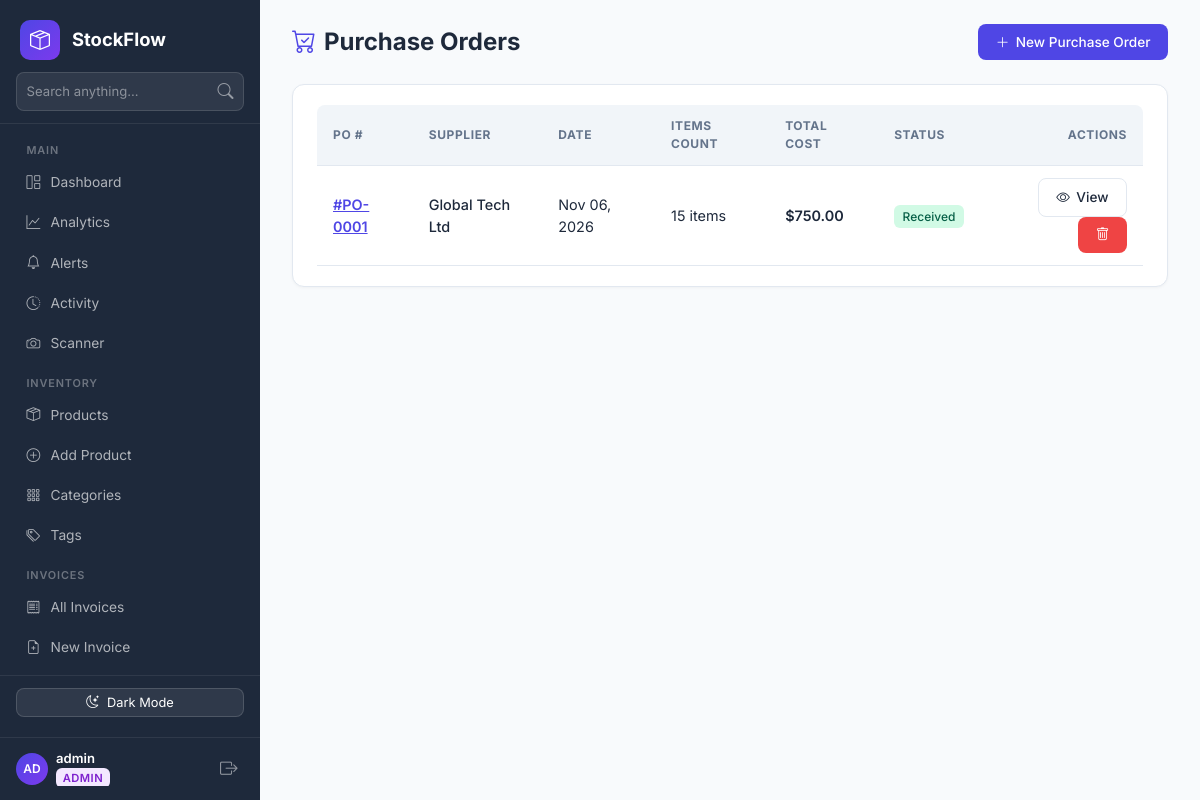
Screenshot of /purchase-orders (signed in) with the database file from the repository.
### app.py (models this page shows, shortened)
class User(db.Model, UserMixin):
    __tablename__ = "user"
    id            = db.Column(db.Integer, primary_key=True)
    username      = db.Column(db.String(80), unique=True, nullable=False)
    email         = db.Column(db.String(120), unique=True, nullable=False)
    password_hash = db.Column(db.String(255), nullable=False)
    role          = db.Column(db.String(20), default='staff')
    created_at    = db.Column(db.DateTime, default=datetime.utcnow)
    is_active     = db.Column(db.Boolean, default=True)
    @property
    def initials(self):
        parts = self.username.strip().split()
        if len(parts) >= 2:
            return (parts[0][0] + parts[1][0]).upper()
        return self.username[:2].upper() if self.username else '?'

class PurchaseOrder(db.Model):
    __tablename__ = "purchase_order"
    id          = db.Column(db.Integer, primary_key=True)
    supplier_id = db.Column(db.Integer, db.ForeignKey('supplier.id'), nullable=False)
    status      = db.Column(db.String(20), default='draft')
    created_at  = db.Column(db.DateTime, default=datetime.utcnow)
    notes       = db.Column(db.Text, nullable=True)
    items       = db.relationship('POItem', backref='purchase_order', lazy=True, cascade="all, delete-orphan")
    @property
    def total_cost(self):
        return sum(item.total_cost for item in self.items)
    @property
    def items_count(self):
        return sum(item.quantity for item in self.items)

class Supplier(db.Model):
    __tablename__ = "supplier"
    id              = db.Column(db.Integer, primary_key=True)
    name            = db.Column(db.String(120), nullable=False)
    email           = db.Column(db.String(120), nullable=True)
    phone           = db.Column(db.String(40),  nullable=True)
    address         = db.Column(db.Text, nullable=True)
    notes           = db.Column(db.Text, nullable=True)
    created_at      = db.Column(db.DateTime, default=datetime.utcnow)
    products        = db.relationship('Product', backref='supplier', lazy=True)
    purchase_orders = db.relationship('PurchaseOrder', backref='supplier', lazy=True, cascade="all, delete-orphan")

class POItem(db.Model):
    __tablename__ = "po_item"
    id         = db.Column(db.Integer, primary_key=True)
    po_id      = db.Column(db.Integer, db.ForeignKey('purchase_order.id'), nullable=False)
    product_id = db.Column(db.Integer, db.ForeignKey('product.id'), nullable=False)
    quantity   = db.Column(db.Integer, nullable=False, default=1)
    unit_cost  = db.Column(db.Float, nullable=False, default=0.0)
    product    = db.relationship('Product')
    @property
    def total_cost(self):
        return self.quantity * self.unit_cost

### app.py (the view)
@app.route('/purchase-orders')
@login_required
def purchase_order_list():
    pos = PurchaseOrder.query.order_by(PurchaseOrder.created_at.desc()).all()
    return render_template('purchase_orders.html', purchase_orders=pos)

### app.py (called while the page is built)
@login_manager.user_loader
def load_user(user_id):
    return User.query.get(int(user_id))

@app.context_processor
def inject_global_data():
    try:
        low_stock_count = Product.query.filter(Product.quantity <= 10).count()
    except Exception:
        low_stock_count = 0
    return dict(
        low_stock_count=low_stock_count,
        permissions=PERMISSIONS,
        perm_definitions=PERM_DEFINITIONS
    )

### templates/purchase_orders.html (shortened to what this page needs)
{% extends "base.html" %}
{% block content %}
<div class="sf-topbar">
    <h1><i class="bi bi-cart-check me-2" style="color:var(--sf-primary)"></i>Purchase Orders</h1>
    <a href="{{ url_for('purchase_order_create') }}" class="btn-sf primary"><i class="bi bi-plus-lg"></i> New Purchase Order</a>
</div>
<div class="sf-card">
    {% if purchase_orders %}
    <div class="table-responsive">
        <table class="sf-table">
            <thead>
                <tr>
                    <th>PO #</th>
                    <th>Supplier</th>
                    <th>Date</th>
                    <th>Items Count</th>
                    <th>Total Cost</th>
                    <th>Status</th>
                    <th style="text-align:right;">Actions</th>
                </tr>
            </thead>
            <tbody>
                {% for po in purchase_orders %}
                <tr>
                    <td>
                        <a href="{{ url_for('purchase_order_detail', poid=po.id) }}" style="color:var(--sf-primary); font-weight:600;">
                            #PO-{{ "%04d"|format(po.id) }}
                        </a>
                    </td>
                    <td>
                        <a href="{{ url_for('supplier_detail', sid=po.supplier.id) }}" style="color:inherit; text-decoration:none; font-weight:500;">
                            {{ po.supplier.name }}
                        </a>
                    </td>
                    <td>{{ po.created_at.strftime('%b %d, %Y') if po.created_at else '—' }}</td>
                    <td>{{ po.items_count }} items</td>
                    <td class="fw-semibold">${{ "%.2f"|format(po.total_cost) }}</td>
                    <td>
                        <span class="badge-po {{ po.status }}">{{ po.status }}</span>
                    </td>
                    <td style="text-align:right;">
                        <a href="{{ url_for('purchase_order_detail', poid=po.id) }}" class="btn-sf outline btn-sm">
                            <i class="bi bi-eye"></i> View
                        </a>
                        <form action="{{ url_for('purchase_order_delete', poid=po.id) }}" method="POST" style="display:inline;" onsubmit="return confirm('Delete PO-{{ '%04d'|format(po.id) }}?')">
                            <button type="submit" class="btn-sf danger btn-sm" title="Delete"><i class="bi bi-trash"></i></button>
                        </form>
                    </td>
                </tr>
                {% endfor %}
            </tbody>
        </table>
    </div>
    {% else %}
    <div class="text-center py-5" style="color:var(--sf-muted);">
        <i class="bi bi-cart-x" style="font-size:2.5rem;"></i>
        <p class="mt-2 mb-0">No purchase orders yet. <a href="{{ url_for('purchase_order_create') }}">Create your first purchase order</a>.</p>
    </div>
    {% endif %}
</div>
{% endblock %}

### templates/base.html (shortened to what this page needs)
<!DOCTYPE html>
<html lang="en">
<head>
    <link href="https://cdn.jsdelivr.net/npm/bootstrap@5.3.2/dist/css/bootstrap.min.css" rel="stylesheet">
    <link rel="stylesheet" href="https://cdn.jsdelivr.net/npm/bootstrap-icons@1.11.2/font/bootstrap-icons.min.css">
</head>
<body>
    <nav class="sf-sidebar" id="sidebar">
        <div class="brand">
            <div class="brand-icon"><i class="bi bi-box-seam"></i></div>
            <span class="brand-text">StockFlow</span>
        </div>
        <div class="sf-sidebar-search">
            <form action="{{ url_for('search') }}" method="GET">
                <div class="input-group">
                    <input type="text" name="q" class="form-control" placeholder="Search anything..." value="{{ request.args.get('q', '') }}">
                    <button type="submit" class="btn"><i class="bi bi-search"></i></button>
                </div>
            </form>
        </div>
        <div class="nav-section">
            <div class="nav-label">Main</div>
            <a href="{{ url_for('index') }}" class="nav-link {% if request.endpoint == 'index' and not request.args.get('tag') %}active{% endif %}">
                <i class="bi bi-grid-1x2"></i> Dashboard
            </a>
            <a href="{{ url_for('analytics') }}" class="nav-link {% if request.endpoint == 'analytics' %}active{% endif %}">
                <i class="bi bi-graph-up"></i> Analytics
            </a>
            <a href="{{ url_for('alerts') }}" class="nav-link {% if request.endpoint == 'alerts' %}active{% endif %}">
                <i class="bi bi-bell"></i> Alerts
            </a>
            <a href="{{ url_for('activity_log') }}" class="nav-link {% if request.endpoint == 'activity_log' %}active{% endif %}">
                <i class="bi bi-clock-history"></i> Activity
            </a>
            <a href="{{ url_for('scanner') }}" class="nav-link {% if request.endpoint == 'scanner' %}active{% endif %}">
                <i class="bi bi-camera"></i> Scanner
            </a>
            <div class="nav-label">Inventory</div>
            <a href="{{ url_for('index') }}" class="nav-link {% if request.endpoint == 'index' %}active{% endif %}">
                <i class="bi bi-box-seam"></i> Products
            </a>
            <a href="{{ url_for('product_create') }}" class="nav-link {% if request.endpoint == 'product_create' %}active{% endif %}">
                <i class="bi bi-plus-circle"></i> Add Product
            </a>
            <a href="{{ url_for('category_list') }}" class="nav-link {% if request.endpoint in ['category_list', 'category_create', 'category_edit'] %}active{% endif %}">
                <i class="bi bi-grid-3x3-gap"></i> Categories
            </a>
            <a href="{{ url_for('tag_list') }}" class="nav-link {% if request.endpoint in ['tag_list', 'tag_create', 'tag_edit'] %}active{% endif %}">
                <i class="bi bi-tags"></i> Tags
            </a>
            <div class="nav-label">Invoices</div>
            <a href="{{ url_for('invoice_list') }}" class="nav-link {% if request.endpoint == 'invoice_list' %}active{% endif %}">
                <i class="bi bi-receipt"></i> All Invoices
            </a>
            <a href="{{ url_for('invoice_create') }}" class="nav-link {% if request.endpoint == 'invoice_create' %}active{% endif %}">
                <i class="bi bi-file-earmark-plus"></i> New Invoice
            </a>
            <a href="{{ url_for('return_list') }}" class="nav-link {% if request.endpoint in ['return_list', 'invoice_return_create'] %}active{% endif %}">
            </a>
        </div>
        <div class="sf-sidebar-footer" style="padding:0.75rem 1rem;">
            <button type="button" class="btn btn-sm w-100 d-flex align-items-center justify-content-center gap-2 mb-2" id="darkModeBtn" onclick="toggleDarkMode()" style="background:rgba(255,255,255,0.08);color:#fff;border:1px solid rgba(255,255,255,0.15);border-radius:8px;font-size:0.8rem;">
                <i class="bi bi-moon-stars" id="darkModeIcon"></i> <span id="darkModeText">Dark Mode</span>
            </button>
        </div>
        {% if current_user.is_authenticated %}
        <div class="user-footer-card">
            <div class="d-flex align-items-center gap-2 overflow-hidden">
                <div class="avatar sm blue">{{ current_user.initials }}</div>
                <div style="line-height:1.2; overflow:hidden;">
                    <div style="color:#fff; font-weight:600; font-size:.82rem; white-space:nowrap; text-overflow:ellipsis; overflow:hidden;">
                        {{ current_user.username }}
                    </div>
                    <span class="badge-role {{ current_user.role }}">{{ current_user.role }}</span>
                </div>
            </div>
            <a href="{{ url_for('logout') }}" title="Logout" style="color:rgba(255,255,255,.5); font-size:1.1rem; padding:.2rem .4rem; text-decoration:none;" onmouseover="this.style.color='#ef4444'" onmouseout="this.style.color='rgba(255,255,255,.5)'">
                <i class="bi bi-box-arrow-right"></i>
            </a>
        </div>
        {% endif %}
    </nav>
    <div class="sf-main">
        {% block content %}{% endblock %}
    </div>
</body>
</html>

### rows the page displays
User: initials "AD", username "admin", role "ADMIN"
PurchaseOrder: id "0001", supplier.name "Global Tech Ltd", created_at "Nov 06, 2026", items_count "15", status "Received"
POItem: total_cost "750.00"
